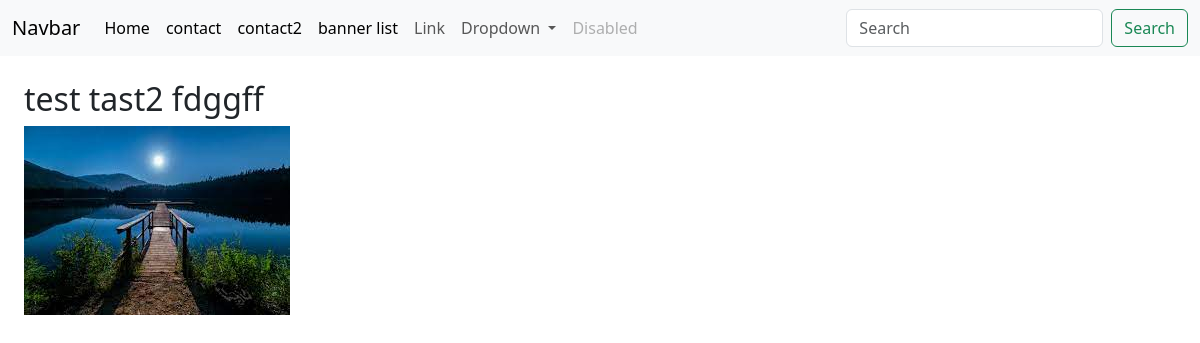
The page /banner_view/1 on the database its author committed.
### app/models.py (models this page shows, shortened)
class BannerSection(models.Model):
    title = models.CharField(max_length=255)
    image = models.ImageField(upload_to='BannerImage')

### crudFunction/views.py (the view)
# urls.py: path('banner_view/<pk>', banner_view, name='banner_view'),
def banner_view(request, pk):
    banner = BannerSection.objects.get(pk = pk)
    return render(request, 'crudFunction/banner-view.html',{'banner':banner})

### crudFunction/templates/crudFunction/banner-view.html
{% extends 'base.html' %}
{%block content %}
<div class="col-sm-6">
    <div class=" p-4">
        <h2>{{banner.title}}</h2>
        <div><img src="{{banner.image.url}}" /></div>
    </div>
  </div>
{% endblock%}

### rows shown on the page
BannerSection: title "test tast2 fdggff", image (picture)
